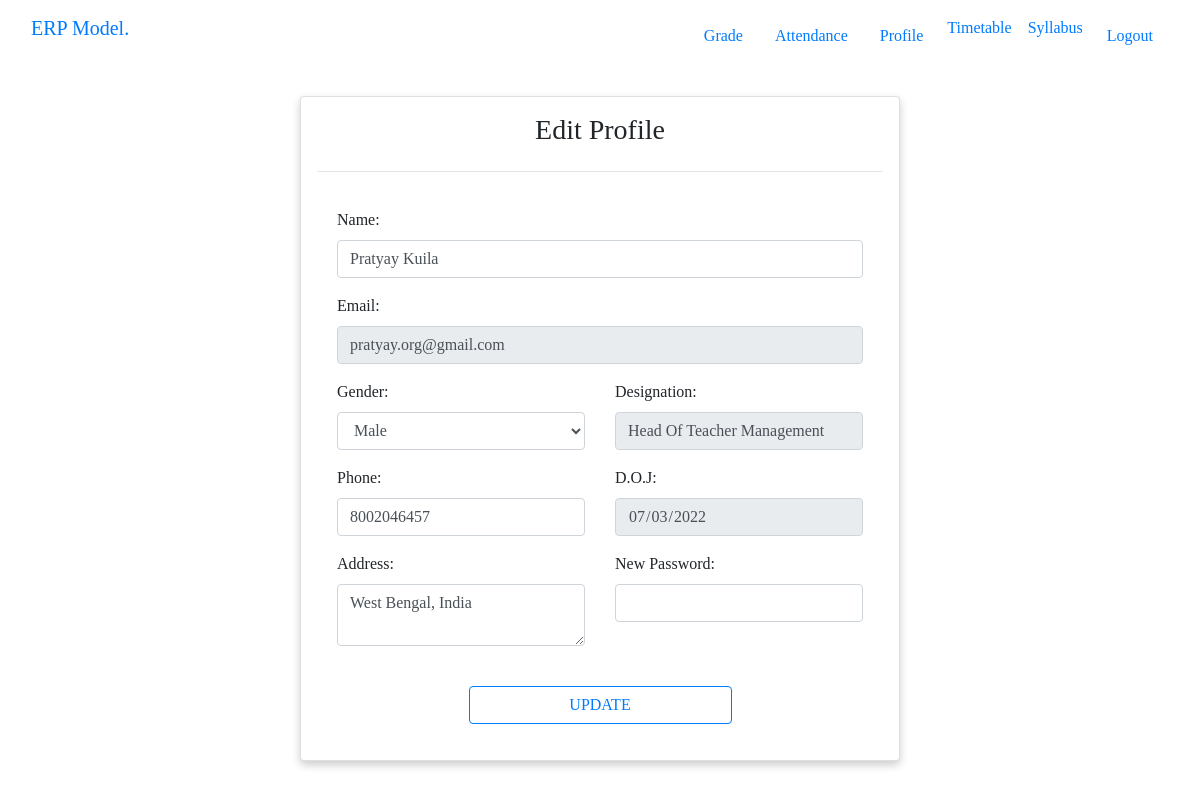
Page /profile.php (signed in) on the earlier database version.
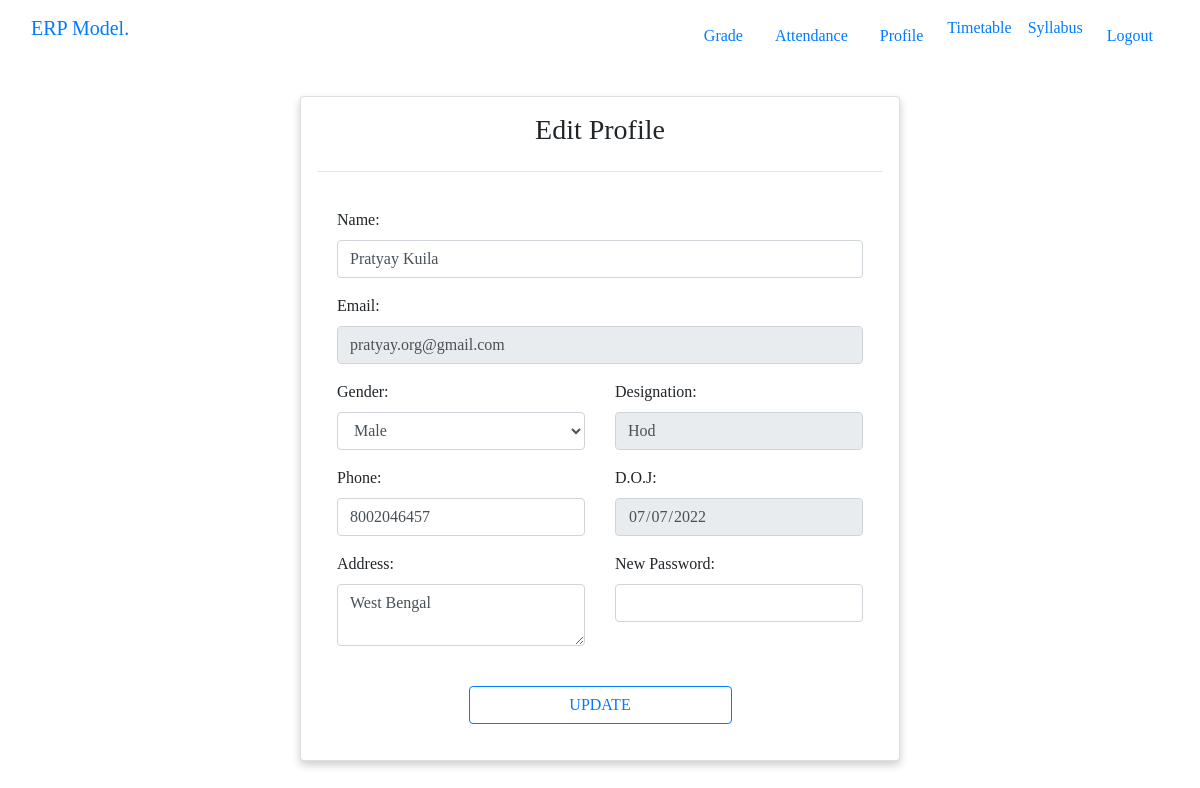
Same page on the later database version.
### tables this page shows
CREATE TABLE `teachers` (
  `teacher_id` int(11) NOT NULL,
  `name` varchar(255) NOT NULL,
  `email` varchar(255) NOT NULL,
  `password` varchar(255) NOT NULL,
  `designation` varchar(255) NOT NULL,
  `phone` varchar(255) NOT NULL,
  `gender` varchar(255) NOT NULL,
  `doj` date NOT NULL,
  `address` varchar(255) NOT NULL,
  `active` int(1) NOT NULL DEFAULT 1
);

### profile.php (the view, shortened to what the changed rows need)
<?php include('./config.php'); ?>
<!DOCTYPE html>
<html lang='en'>
<head>
    <link rel="stylesheet" href="./assets/css/base-styles.css">
    <link rel="stylesheet" href="https://cdn.jsdelivr.net/npm/bootstrap@4.6.1/dist/css/bootstrap.min.css">
    <link rel="stylesheet" href="https://cdnjs.cloudflare.com/ajax/libs/font-awesome/4.7.0/css/font-awesome.min.css">
</head>
<body>
    <div class="container-fluid">
        <?php
        if ($_SESSION["user_category"] == "student" || $_SESSION["user_category"] == "teacher") {
            $user_email = $_SESSION['user_email'];
            if ($_SESSION["user_category"] == "teacher") {
                $get_user_details = "SELECT * FROM teachers WHERE `email` = '$user_email'";
                $response = mysqli_query($conn, $get_user_details) or die(mysqli_error($conn));
                $user_details = mysqli_fetch_array($response, MYSQLI_ASSOC);
                $name = ucwords($user_details["name"]);
                $email = $user_details["email"];
                $phone = $user_details["phone"];
                $address = ucwords($user_details["address"]);
                $gender_dropdown = "<select class='form-control' name='gender' required>";
                if ($user_details["gender"] == "male") {
                    $gender_dropdown .= "<option value='male' selected>Male</option>";
                    $gender_dropdown .= "<option value='female'>Female</option>";
                    $gender_dropdown .= "<option value='other'>Other</option>";
                } else if ($user_details["gender"] == "female") {
                    $gender_dropdown .= "<option value='male'>Male</option>";
                    $gender_dropdown .= "<option value='female' selected>Female</option>";
                    $gender_dropdown .= "<option value='other'>Other</option>";
                } else {
                    $gender_dropdown .= "<option value='male'>Male</option>";
                    $gender_dropdown .= "<option value='female'>Female</option>";
                    $gender_dropdown .= "<option value='other' selected>Other</option>";
                }
                $gender_dropdown .= "</select>";
                echo "
                    <div class='card account custom-shadow mt-4 p-3'>
                        <h3 class='text-center'>Edit Profile</h3>
                        <hr>
                        <form class='card-body' method='POST' action='./apis/account-api.php'>
                            <div class='form-group'>
                                <label for='name'>Name:</label>
                                <input type='text' class='form-control' name='name' value='$name' required>
                            </div>
                            <div class='form-group'>
                                <label for='email'>Email:</label>
                                <input type='email' class='form-control' name='email' value='$email' readonly required>
                            </div>
                ";
                $designation = ucwords($user_details["designation"]);
                $doj = $user_details["doj"];
                echo "
                    <div class='row'>
                        <div class='col'>
                            <div class='form-group'>
                                <label for='gender'>Gender:</label>
                                $gender_dropdown
                            </div>
                        </div>
                        <div class='col'>
                            <div class='form-group'>
                                <label for=''>Designation:</label>
                                <input type='text' class='form-control' name='designation' value='$designation' readonly required>
                            </div>
                        </div>
                    </div>
                    <div class='row'>
                        <div class='col'>
                            <div class='form-group'>
                                <label for='phone'>Phone:</label>
                                <input type='number' class='form-control' name='phone' value='$phone' required>
                            </div>
                        </div>
                        <div class='col'>
                            <div class='form-group'>
                                <label for=''>D.O.J:</label>
                                <input type='date' class='form-control' name='doj' value='$doj' readonly>
                            </div>
                        </div>
                     </div>
                ";
                echo "
                            <div class='row'>
                                <div class='col'>
                                    <div class='form-group'>
                                        <label for='address'>Address:</label>
                                        <textarea type='text' class='form-control' name='address' cols='6' rows='2' required>$address</textarea>
                                    </div>
                                </div>
                                <div class='col'>
                                    <label for='password'>New Password:</label>
                                    <input type='password' class='form-control' placeholder='' name='password'>
                                </div>
                            </div>
                            <br>
                            <div class='text-center'>
                                <button type='submit' name='update_teacher' class='btn btn-outline-primary w-50'>UPDATE</button>
                            </div>
                        </form>
                    </div>
                ";
            }
        } else {
            include('./page-not-found.php');
        }
        ?>
    </div>
</body>
</html>

Differences in the rows shown:
changed teachers "Pratyay Kuila": designation "Head Of Teacher Management" → "Hod"; doj "07/03/2022" → "07/07/2022"; address "West Bengal, India" → "West Bengal"
